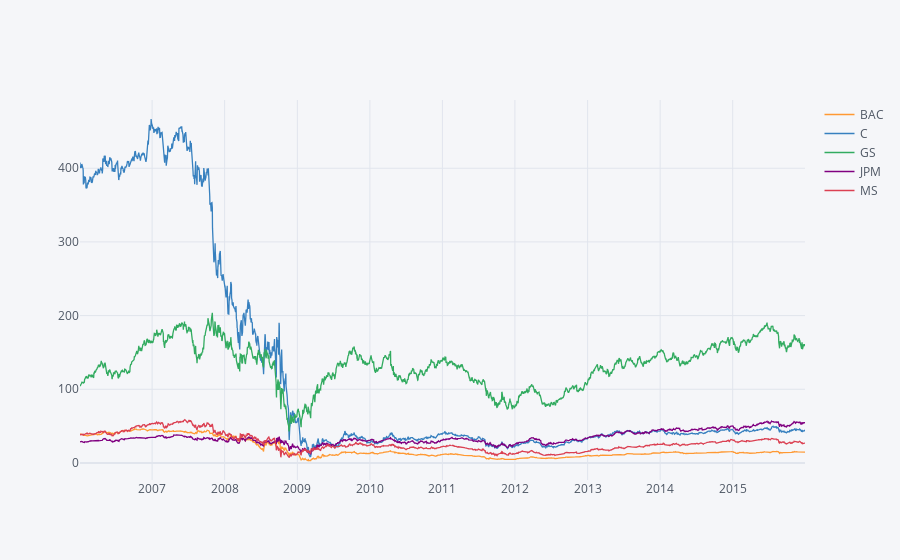

Notebook cell for this chart:
### Code cell
bank_stocks.xs(key='Close',axis=1,level='Stock Info').iplot()

### Figure 1 — Plotly figure (JSON) as saved in the notebook; plotly's stock layout.template omitted (floating-point values rounded to 4 significant figures; data arrays with more than 128 entries replaced by an {"elided": "..."} marker saying what was removed)
{"data": [{"line": {"color": "rgba(255, 153, 51, 1.0)", "dash": "solid", "shape": "linear", "width": 1.3}, "mode": "lines", "name": "BAC", "text": "", "type": "scatter", "x": {"elided": "2517 str values"}, "y": {"elided": "2517 float values"}}, {"line": {"color": "rgba(55, 128, 191, 1.0)", "dash": "solid", "shape": "linear", "width": 1.3}, "mode": "lines", "name": "C", "text": "", "type": "scatter", "x": {"elided": "2517 str values"}, "y": {"elided": "2517 float values"}}, {"line": {"color": "rgba(50, 171, 96, 1.0)", "dash": "solid", "shape": "linear", "width": 1.3}, "mode": "lines", "name": "GS", "text": "", "type": "scatter", "x": {"elided": "2517 str values"}, "y": {"elided": "2517 float values"}}, {"line": {"color": "rgba(128, 0, 128, 1.0)", "dash": "solid", "shape": "linear", "width": 1.3}, "mode": "lines", "name": "JPM", "text": "", "type": "scatter", "x": {"elided": "2517 str values"}, "y": {"elided": "2517 float values"}}, {"line": {"color": "rgba(219, 64, 82, 1.0)", "dash": "solid", "shape": "linear", "width": 1.3}, "mode": "lines", "name": "MS", "text": "", "type": "scatter", "x": {"elided": "2517 str values"}, "y": {"elided": "2517 mixed values"}}], "layout": {"legend": {"bgcolor": "#F5F6F9", "font": {"color": "#4D5663"}}, "paper_bgcolor": "#F5F6F9", "plot_bgcolor": "#F5F6F9", "title": {"font": {"color": "#4D5663"}}, "xaxis": {"gridcolor": "#E1E5ED", "showgrid": true, "tickfont": {"color": "#4D5663"}, "title": {"font": {"color": "#4D5663"}, "text": ""}, "zerolinecolor": "#E1E5ED"}, "yaxis": {"gridcolor": "#E1E5ED", "showgrid": true, "tickfont": {"color": "#4D5663"}, "title": {"font": {"color": "#4D5663"}, "text": ""}, "zerolinecolor": "#E1E5ED"}}}
